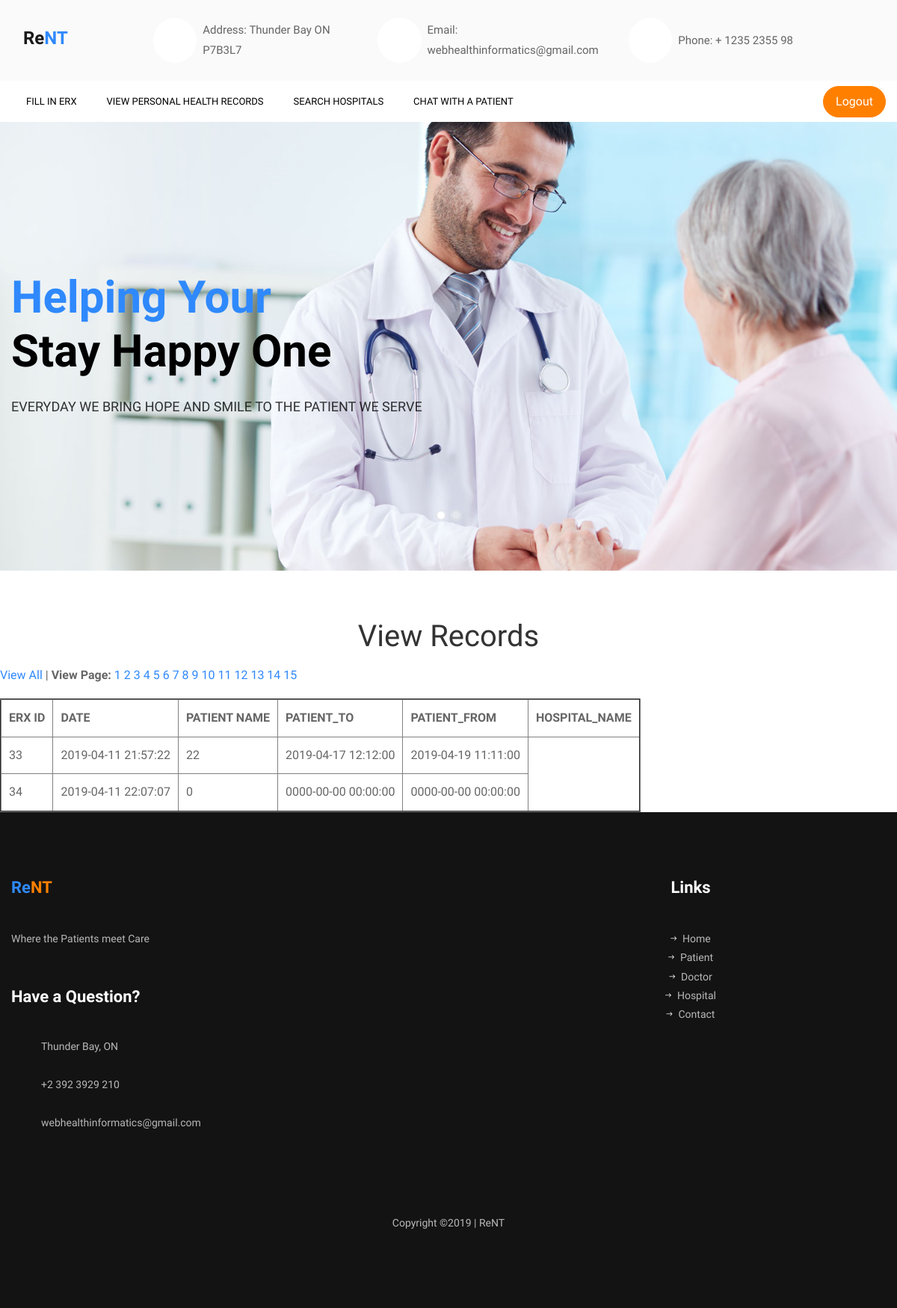
Screenshot of /erxtable/view-paginated.php with the database file from the repository.
### tables this page shows
CREATE TABLE `erx` (
  `erx_id` int(11) NOT NULL,
  `date` timestamp NOT NULL DEFAULT CURRENT_TIMESTAMP ON UPDATE CURRENT_TIMESTAMP,
  `patient_name` varchar(50) NOT NULL,
  `patient_id` int(50) NOT NULL,
  `patient_to` datetime NOT NULL,
  `patient_from` datetime NOT NULL,
  `medication` varchar(255) NOT NULL,
  `sig` varchar(255) NOT NULL,
  `dispense` varchar(255) NOT NULL,
  `dispense_unit` varchar(50) NOT NULL,
  `hospital_name` varchar(255) NOT NULL,
  `hospital_id` int(50) NOT NULL
);

### erxtable/view-paginated.php (the view, shortened to what this page needs)
<!DOCTYPE html>
<html lang="en">
  <head>
    <link rel="stylesheet" href="css/open-iconic-bootstrap.min.css">
    <link rel="stylesheet" href="css/animate.css">
    <link rel="stylesheet" href="css/owl.carousel.min.css">
    <link rel="stylesheet" href="css/owl.theme.default.min.css">
    <link rel="stylesheet" href="css/magnific-popup.css">
    <link rel="stylesheet" href="css/aos.css">
    <link rel="stylesheet" href="css/ionicons.min.css">
    <link rel="stylesheet" href="css/bootstrap-datepicker.css">
    <link rel="stylesheet" href="css/jquery.timepicker.css">
    <link rel="stylesheet" href="css/flaticon.css">
    <link rel="stylesheet" href="css/icomoon.css">
    <link rel="stylesheet" href="css/style.css">
  </head>
  <body>
    <nav class="navbar py-4 navbar-expand-lg ftco_navbar navbar-light bg-light flex-row">
    	<div class="container">
    		<div class="row no-gutters d-flex align-items-start align-items-center px-3 px-md-0">
    			<div class="col-lg-2 pr-4 align-items-center">
		    		<a class="navbar-brand" href="index.html">Re<span>NT</span></a>
	    		</div>
	    		<div class="col-lg-10 d-none d-md-block">
		    		<div class="row d-flex">
			    		<div class="col-md-4 pr-4 d-flex topper align-items-center">
			    			<div class="icon bg-white mr-2 d-flex justify-content-center align-items-center"><span class="icon-map"></span></div>
						    <span class="text">Address: Thunder Bay ON P7B3L7</span>
					    </div>
					    <div class="col-md pr-4 d-flex topper align-items-center">
					    	<div class="icon bg-white mr-2 d-flex justify-content-center align-items-center"><span class="icon-paper-plane"></span></div>
						    <span class="text">Email: webhealthinformatics@gmail.com</span>
					    </div>
					    <div class="col-md pr-4 d-flex topper align-items-center">
					    	<div class="icon bg-white mr-2 d-flex justify-content-center align-items-center"><span class="icon-phone2"></span></div>
						    <span class="text">Phone: + 1235 2355 98</span>
					    </div>
				    </div>
			    </div>
		    </div>
		  </div>
    </nav>
	  <nav class="navbar navbar-expand-lg navbar-dark bg-dark ftco-navbar-light" id="ftco-navbar">
	    <div class="container d-flex align-items-center">
	      <p class="button-custom order-lg-last mb-0"><a href="doctor_logout.php?logout" class="btn btn-secondary py-2 px-3">Logout</a></p>
	      <div class="collapse navbar-collapse" id="ftco-nav">
	        <ul class="navbar-nav mr-auto">
	        	<li class="nav-item"><a href="phr_register.php" class="nav-link">Fill in eRx</a></li>
	        	<li class="nav-item"><a href="doctor_register.php" class="nav-link">View Personal Health Records</a></li>
	        	<li class="nav-item"><a href="view.php" class="nav-link">Search Hospitals</a></li>
				<li class="nav-item"><a href="../chatdoc/login.php" class="nav-link">Chat with a Patient</a></li>
	        </ul>
	      </div>
	    </div>
	  </nav>
    <section class="home-slider owl-carousel">
      <div class="slider-item" style="background-image:url(images/bg_1.jpg);" data-stellar-background-ratio="0.5">
        <div class="container">
          <div class="row no-gutters slider-text align-items-center justify-content-start" data-scrollax-parent="true">
          <div class="col-md-6 text ftco-animate">
            <h1 class="mb-4">Helping Your <span>Stay Happy One</span></h1>
            <h3 class="subheading">Everyday We Bring Hope and Smile to the Patient We Serve</h3>
          </div>
        </div>
        </div>
      </div>
    </section>
	<br>
	<br>
<center><h1>View Records</h1></center>
<?php
include('connect-db.php');
$per_page = 2;
if ($result = $mysqli->query("SELECT * FROM erx"))
{
if ($result->num_rows != 0)
{
$total_results = $result->num_rows;
$total_pages = ceil($total_results / $per_page);
if (isset($_GET['page']) && is_numeric($_GET['page']))
{
$show_page = $_GET['page'];
if ($show_page > 0 && $show_page <= $total_pages)
{
$start = ($show_page -1) * $per_page;
$end = $start + $per_page;
}
else
{
$start = 0;
$end = $per_page;
}
}
else
{
$start = 0;
$end = $per_page;
}
echo "<p><a href='view.php'>View All</a> | <b>View Page:</b> ";
for ($i = 1; $i <= $total_pages; $i++)
{
if (isset($_GET['page']) && $_GET['page'] == $i)
{
echo $i . " ";
}
else
{
echo "<a href='view-paginated.php?page=$i'>$i</a> ";
}
}
echo "</p>";
echo "<table border='2' cellpadding='10'>";
echo "<tr><th>ERX ID</th><th>DATE</th><th>PATIENT NAME</th><th>PATIENT_TO</th><th>PATIENT_FROM</th><th>HOSPITAL_NAME</th></tr>";
for ($i = $start; $i < $end; $i++)
{
$result->data_seek($i);
$row = $result->fetch_row();
echo "<tr>";
echo '<td>' . $row[0] . '</td>';
echo '<td>' . $row[1] . '</td>';
echo '<td>' . $row[3] . '</td>';
echo '<td>' . $row[4] . '</td>';
echo '<td>' . $row[5] . '</td>';
echo "</tr>";
}
echo "</table>";
}
else
{
echo "No results to display!";
}
}
else
{
echo "Error: " . $mysqli->error;
}
?>
<footer class="ftco-footer ftco-bg-dark ftco-section">
      <div class="container">
        <div class="row mb-5">
          <div class="col-md">
            <div class="ftco-footer-widget mb-5">
              <h2 class="ftco-heading-2 logo">Re<span>NT</span></h2>
              <p>Where the Patients meet Care</p>
            </div>
            <div class="ftco-footer-widget mb-5">
            	<h2 class="ftco-heading-2">Have a Question?</h2>
            	<div class="block-23 mb-3">
	              <ul>
	                <li><a href="#"><span class="icon icon-map-marker"></span>Thunder Bay, ON</a></li>
	                <li><a href="#"><span class="icon icon-phone"></span>+2 392 3929 210</a></li>
	                <li><a href="#"><span class="icon icon-envelope"></span>webhealthinformatics@gmail.com</a></li>
	              </ul>
	            </div>
            </div>
          </div>
          <div class="col-md">
          <div class="text-center">
              <div class="ftco-footer-widget mb-5 ml-md-4">
              <h2 class ="ftco-heading-2"> Links </h2>
              <ul class="list-unstyled">
                <li><a href="#"><span class="ion-ios-arrow-round-forward mr-2"></span>Home</a></li>
                <li><a href="patient_register.php"><span class="ion-ios-arrow-round-forward mr-2"></span>Patient</a></li>
                <li><a href="#"><span class="ion-ios-arrow-round-forward mr-2"></span>Doctor</a></li>
                <li><a href="#"><span class="ion-ios-arrow-round-forward mr-2"></span>Hospital</a></li>
                <li><a href="#"><span class="ion-ios-arrow-round-forward mr-2"></span>Contact</a></li>
              </ul>
            </div>
            </div>
          </div>
      </div>
         <div class="text-center">
          <p>Copyright &copy;<script>document.write(new Date().getFullYear());</script> | ReNT</p>
        </div>
    </div>
    </footer>
  </body>
</html>

### erxtable/css/icomoon.css (style rules this page uses)
[class^="icon-"], [class*=" icon-"] { font-family: 'icomoon' !important; speak: none; font-style: normal; font-weight: normal; font-variant: normal; text-transform: none; line-height: 1; -webkit-font-smoothing: antialiased; -moz-osx-font-smoothing: grayscale; }
.icon-map-marker:before { content: "\f041"; }
.icon-phone:before { content: "\f095"; }
.icon-envelope:before { content: "\f0e0"; }
.icon-paper-plane:before { content: "\f1d8"; }
.icon-map:before { content: "\f279"; }
.icon-phone2:before { content: "\e0cd"; }

### rows the page displays
erx: erx_id "33", date "2019-04-11 21:57:22", patient "22", patient_to "2019-04-17 12:12:00", patient_from "2019-04-19 11:11:00"
erx: erx_id "34", date "2019-04-11 22:07:07", patient "0", patient_to "0000-00-00 00:00:00", patient_from "0000-00-00 00:00:00"
